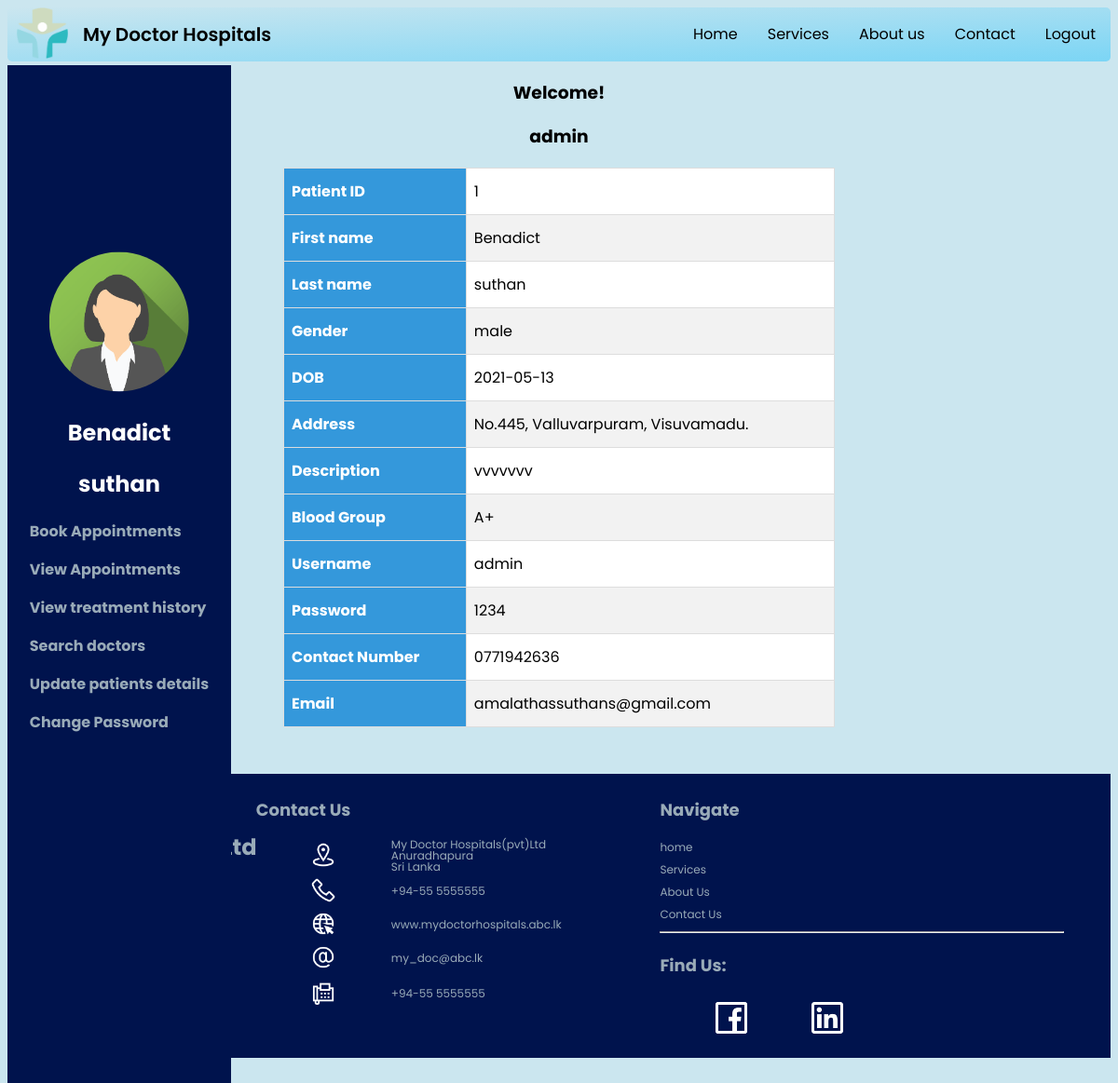
Page /p_dashbord.php (signed in) on the committed database.
### tables this page shows
CREATE TABLE `patient` (
  `patient_ID` int(11) NOT NULL,
  `first_name` varchar(50) NOT NULL,
  `last_name` varchar(50) NOT NULL,
  `gender` varchar(6) NOT NULL,
  `DOB` date DEFAULT NULL,
  `address` varchar(100) NOT NULL,
  `description` varchar(200) NOT NULL,
  `blood_group` varchar(5) NOT NULL,
  `username` varchar(100) NOT NULL,
  `password` varchar(100) DEFAULT NULL,
  `contact_no` varchar(12) NOT NULL,
  `Email` varchar(50) NOT NULL
);

### p_dashbord.php (the view, shortened to what this page needs)
<?php
include "connection.php";
?>
<!DOCTYPE html>
<html>
<head>
    <link rel="stylesheet" type="text/css" href="css/admindashbord.css">
    <link rel="stylesheet" type="text/css" href="css/style.css">
    <link rel="stylesheet" type="text/css" href="css/table.css">
</head>
<body>
<ul>
    <img src="img/logo.png"alt="logo"style="width:55px;height:55px; padding-left: 10px;"align="left";>
    <li class="logo">My Doctor Hospitals
    </li>
    <li class="nav"><a href="logout.php">Logout</a></li>
    <li class="nav"><a href="contact.php">Contact</a></li>
    <li class="nav"><a href="about.php">About us</a></li>
    <li class="nav"><a href="services.php">Services</a></li>
    <li class="nav"><a href="index.php">Home</a></li>
</ul>
<div class="split left">
    <div class="centered" style="padding-top: 100px">
        <img src="img/img_avatar2.png" alt="Avatar woman">
        <?php
        echo '<h2>' . print_r($_SESSION["fname"], TRUE) . '</h2>';
        echo '<h2>' . print_r($_SESSION["lname"], TRUE) . '</h2>';
        ?>
        <h4 style="cursor: pointer; width: max-content;text-align: left">
        <p> <a href="book_appointment.php">Book Appointments </a></p>
        <p> <a href="p_view_appointments.php">View Appointments </a></p>
        <p> <a href="p_treatment_history.php">View treatment history </a></p>
        <p> <a href="p_view_doctor.php">Search doctors</a></p>
        <p> <a href="update_patient.php">Update patients details </a></p>
        <p> <a href="p_changepass.php">Change Password </a></p>
        </h4>
    </div>
</div>
<div >
    <?php
    echo "<center><h3>Welcome! </h3>";
    echo '<h3>' . print_r($_SESSION["username"], TRUE) . '</h3>';
    ?>
        <?php
        $sql="SELECT * FROM patient where username = '{$_SESSION["username"]}' ";
        $res=$db->query($sql);
        if($res->num_rows>0)
        {
            echo "<table style='margin-top: 0%' width='50%' border='1px solid #000' class='table2'> ";
            while($row=$res->fetch_assoc())
            {
                echo "<tr>";
                echo "<th>Patient ID</th>";
                echo "<td>{$row["patient_ID"]}</td>";
                echo "</tr>";
                echo "<tr>";
                echo "<th>First name</th>";
                echo "<td>{$row["first_name"]}</td>";
                echo "</tr>";
                echo "<tr>";
                echo "<th>Last name</th>";
                echo "<td>{$row["last_name"]}</td>";
                echo "</tr>";
                echo "<tr>";
                echo "<th>Gender</th>";
                echo "<td>{$row["gender"]}</td>";
                echo "</tr>";
                echo "<tr>";
                echo "<th>DOB</th>";
                echo "<td>{$row["DOB"]}</td>";
                echo "</tr>";
                echo "<tr>";
                echo "<th>Address</th>";
                echo "<td>{$row["address"]}</td>";
                echo "</tr>";
                echo "<tr>";
                echo "<th>Description</th>";
                echo "<td>{$row["description"]}</td>";
                echo "</tr>";
                echo "<tr>";
                echo "<th>Blood Group</th>";
                echo "<td>{$row["blood_group"]}</td>";
                echo "</tr>";
                echo "<tr>";
                echo "<th>Username</th>";
                echo "<td>{$row["username"]}</td>";
                echo "</tr>";
                echo "<tr>";
                echo "<th>Password</th>";
                echo "<td>{$row["password"]}</td>";
                echo "</tr>";
                echo "<tr>";
                echo "<th>Contact Number</th>";
                echo "<td>{$row["contact_no"]}</td>";
                echo "</tr>";
                echo "<tr>";
                echo "<th>Email</th>";
                echo "<td>{$row["Email"]}</td>";
                echo "</tr>";
            }
            echo "</table>";
        }
        else
        {
            echo "<p class='error'>No Patients Records Found</p>";
        }
        ?>
</div>
<br><br><br><br><br><br>
<footer style="margin-top: -100px">
    <div class="row">
        <div class="column5";>
            <h1 align="left";>My Doctor Hospitals(pvt)Ltd</h1>
        </div>
        <div class="column6">
            <h2 align="left";>Contact Us</h2>
            <table>
                <tr style="line-height: 1em;">
                    <td><i class="fa"><img src="icon/7.png" style="height: 30px; width: 30px;"></i></td>
                    <td>My Doctor Hospitals(pvt)Ltd<br>Anuradhapura<br>Sri Lanka</td>
                </tr>
                <tr style="line-height: 1em;">
                    <td><i class="fa"><img src="icon/6.png" style="height: 30px; width: 30px;"></i></td>
                    <td>+94-55 5555555</td>
                </tr>
                <tr style="line-height: 1em;">
                    <td><i class="fa"><img src="icon/4.png" style="height: 30px; width: 30px;"></i></td>
                    <td><a href="#">www.mydoctorhospitals.abc.lk</a></td>
                </tr>
                <tr style="line-height: 1em;">
                    <td><i class="fa"><img src="icon/1.png" style="height: 30px; width: 30px;"></i></td>
                    <td><a href="#">my_doc@abc.lk</a></td>
                <tr>
                <tr style="line-height: 1em;">
                    <td><i class="fa"><img src="icon/3.png" style="height: 30px; width: 30px;"></i></td>
                    <td>+94-55 5555555</td>
                </tr>
            </table>
        </div>
        <div class="column7">
            <div class="row">
                <div class="links">
                    <h2>Navigate</h2>
                    <a href="index.php" style="font-size: 12px; line-height: 2em;">home</a><br>
                    <a href="services.php" style="font-size: 12px; line-height: 2em;">Services</a><br>
                    <a href="about.php" style="font-size: 12px; line-height: 2em;">About Us</a><br>
                    <a href="contact.php" style="font-size: 12px; line-height: 2em;">Contact Us</a><br>
                    <hr>
                </div>
            </div>
            <div class="row">
                <div class="connect">
                    <h2>Find Us:</h2>
                    <table>
                        <tr>
                            <td><a href="#"><img src="icon/2.png" style="height: 50px; width: 50px;"></a></td>
                            <td><a href="#"><img src="icon/5.png" style="height: 50px; width: 50px;"></a></td>
                        </tr>
                    </table>
                </div>
            </div>
        </div>
    </div>
</footer>
</body>
</html>

### css/admindashbord.css (style rules this page uses)
.split { height: 80%; width: 20%; position: absolute; top: 0; overflow-x: hidden; padding-top: 20%; }
.left { top:70px; background-color: #00134d; }
.centered { color: white; position: absolute; top: 32%; left: 50%; transform: translate(-50%, -50%); text-align: center; }
.centered img { width: 150px; border-radius: 50%; }

### css/style.css (style rules this page uses)
body { font-family: 'Poppins', sans-serif; background-color: #cbe6ef; overflow-x:hidden; }
ul { list-style-type: none; margin: 0; padding: 0; overflow: hidden; background-image: linear-gradient(to bottom right, #cbe6ef, #7bd5f5); border-radius: 5px; }
li { float:left; }
li a { display: block; color: #000; text-align: center; text-decoration: none; padding: 16px 16px; font-family: 'Poppins', sans-serif; }
.nav { float:right; }
.logo { font-family: 'Poppins', sans-serif; font-weight:600; font-size:20px; padding: 14px 16px; }
.column5 { float: left; width: 20%; }
.column6 { float: left; width: 40%; }
.column7 { float: left; width: 40%; text-align:left; height:80%; }
.row:after { content: ""; display: table; clear: both; }
table tr td { padding-left:50px; }
footer { background-color: #00134d; color:#99abb8; padding: 50px; padding-top:10px; padding-bottom:10px; font-size: 12px; font-family: 'Poppins', sans-serif !important; font-style: normal !important; }
.fa { padding: 5px; font-size: 30px; }
a:link { background-color: transparent; text-decoration: none; }
a { color: #99abb8; }

### css/table.css (style rules this page uses)
.table2 { margin-left:auto; margin-right:auto; margin-top:5%; border-collapse: collapse; background-color:white; }
.table2 td, .table2 th { border: 1px solid #ddd; padding: 8px; }
.table2 tr:nth-child(even) { background-color: #f2f2f2; }
.table2 th { padding-top: 12px; padding-bottom: 12px; text-align: left; background-color: #3498DB; color: white; }

### rows in the picture
patient: patient_ID "1", first_name "Benadict", last_name "suthan", gender "male", DOB "2021-05-13", address "No.445, Valluvarpuram, Visuvamadu.", description "vvvvvvv", blood_group "A+", username "admin", password "1234", contact_no "0771942636", Email "amalathassuthans@gmail.com"

### other values in the picture
print_r($_SESSION["fname"], TRUE) "Benadict"
print_r($_SESSION["lname"], TRUE) "suthan"
print_r($_SESSION["username"], TRUE) "admin"
